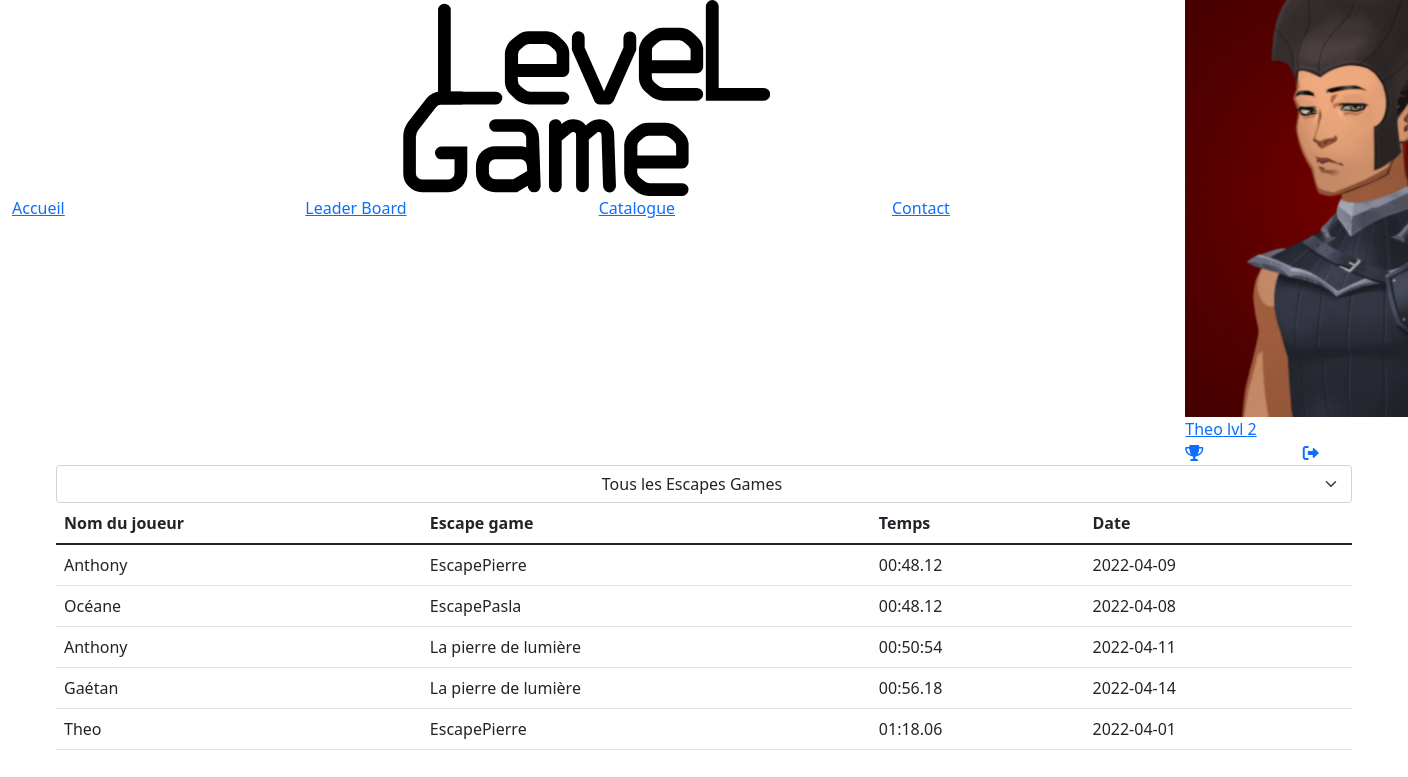
The page /?p=leaderboard (signed in) on the database its author committed.
### tables this page shows
CREATE TABLE IF NOT EXISTS `user` (
  `idUser` int(11) NOT NULL AUTO_INCREMENT,
  `nom` varchar(47) NOT NULL,
  `email` varchar(100) NOT NULL,
  `mdp` varchar(61) NOT NULL,
  `niveau` int(11) NOT NULL,
  `adresse` varchar(60) NOT NULL,
  `cp` int(11) NOT NULL,
  `ville` varchar(60) NOT NULL,
  `admin` tinyint(1) DEFAULT NULL,
  PRIMARY KEY (`idUser`),
  KEY `niveau` (`niveau`) USING BTREE
);

CREATE TABLE IF NOT EXISTS `jouer` (
  `idUser` int(11) DEFAULT NULL,
  `idEscape` int(11) DEFAULT NULL,
  `date` date NOT NULL,
  `temps` varchar(10) NOT NULL,
  `note` int(5) DEFAULT NULL,
  `message` varchar(100) DEFAULT NULL,
  KEY `idUser` (`idUser`),
  KEY `idEscape` (`idEscape`)
);

CREATE TABLE IF NOT EXISTS `escapegame` (
  `idEscape` int(11) NOT NULL AUTO_INCREMENT,
  `nom` varchar(50) NOT NULL,
  `niveau` int(11) NOT NULL,
  `idType` int(11) NOT NULL,
  `adresse` varchar(60) NOT NULL,
  `cp` int(11) NOT NULL,
  `ville` varchar(60) NOT NULL,
  `description` text,
  PRIMARY KEY (`idEscape`),
  KEY `idType` (`idType`),
  KEY `niveau` (`niveau`)
);

### public/index.php (called while the page is built, shortened)
<?php
require_once "../src/core/rooter.php";
require "views/layout.php";
?>

### src/models/entity/User.php (called while the page is built, shortened)
<?php
class User{
    protected $nom;
    protected $niveau;
    public function getNom()
    {
        return $this->nom;
    }
    public function setNom($nom)
    {
        $this->nom = $nom;
        return $this;
    }
    public function getNiveau()
    {
        return $this->niveau;
    }
    public function setNiveau($niveau)
    {
        $this->niveau = $niveau;
        return $this;
    }
}
?>

### src/models/BddConnection.php (called while the page is built, shortened)
<?php
class BddConnection{
	protected $serveur = "localhost";
	protected $bdd 	= "blocb";
	protected $user = "root";
	protected $password = "";
	protected function getconnect(){
		try{
			$db = new PDO("mysql:host=$this->serveur;dbname=$this->bdd;charset=utf8",$this->user,$this->password);
			return $db;
		}
		catch(PDOException $erreur){
		return "Erreur : ". $erreur->getMessage();
		}
	}
	public function specifique($table,$champ,$id){
		$db = $this->getconnect();
		$sql = "SELECT * FROM $table WHERE $champ = :id";
		$rst = $db->prepare($sql);
		$rst->execute([":id" => $id]);
		return  $rst->fetchAll(PDO::FETCH_ASSOC);
	}
	public function createLeaderboard($filtre){
		$db = $this->getconnect();
		if($filtre == ""){
			$sql = "SELECT user.nom as nomuser,escapegame.nom as nomescape,jouer.temps,jouer.date
			FROM `jouer`
			INNER JOIN `escapegame` ON jouer.idEscape =escapegame.idEscape
			INNER JOIN `user` ON jouer.idUser = user.idUser
			ORDER BY jouer.temps;";
		}
		$rst = $db->prepare($sql);
		$rst->execute();
		return  $rst->fetchAll(PDO::FETCH_ASSOC);
	}
}
?>

### src/models/repository/JouerRepo.php (called while the page is built, shortened)
<?php
class JouerRepo extends BddConnection{
    public function StatsAll($filtre = ""){
        return $this->createLeaderboard($filtre);
    }
}
?>

### src/models/entity/Escapegame.php (called while the page is built, shortened)
<?php
class Escapegame{
    protected $nom;
    public function getNom()
    {
        return $this->nom;
    }
    public function setNom($nom)
    {
        $this->nom = $nom;
        return $this;
    }
}
?>

### src/models/entity/Jouer.php (called while the page is built, shortened)
<?php
class Jouer{
   protected $date;
   protected $temps;
   public function getDate()
   {
      return $this->date;
   }
   public function setDate($date)
   {
      $this->date = $date;
      return $this;
   }
   public function getTemps()
   {
      return $this->temps;
   }
   public function setTemps($temps)
   {
      $this->temps = $temps;
      return $this;
   }
}

### src/models/repository/UserRepo.php (called while the page is built, shortened)
<?php
class UserRepo extends BddConnection{
    protected $dataUserSelected;
    protected function getUserByChamp($typeChamp, $valueToSearch){
        return $this->specifique("user", $typeChamp, $valueToSearch);
    }
   public function setUserByChamp($champ , $nomChamp ){
       $tab = $this->getUserByChamp($champ , $nomChamp);
       $this->dataUserSelected = new User();
       $this->dataUserSelected->setIdUser($tab[0]["idUser"])
                ->setNom($tab[0]["nom"])
                ->setMail($tab[0]["email"])
                ->setMdp($tab[0]["mdp"])
                ->setNiveau($tab[0]["niveau"])
                ->setAdresse($tab[0]["adresse"])
                ->setCp($tab[0]["cp"])
                ->setVille($tab[0]["ville"])
                ->setAdmin($tab[0]["admin"]);
        return $this;
   }
    public function getDataUserSelected(){
        return $this->dataUserSelected;
    }
}
?>

### src/controller/leaderboard.php (the view, shortened to what this page needs)
<?php
$Leaderboard = [];
if(empty($_POST['SelectOption'])){
    $option = "";
}else{
    $option = $_POST['SelectOption'];
}
$appelbdd = new JouerRepo();
$leaderboard = $appelbdd->StatsAll($option);
foreach ($leaderboard as $key => $value){
    $jouer = new Jouer();
    $jouer->setDate($value["date"]);
    $jouer->setTemps($value["temps"]);
    $user = new User();
    $user->setNom($value["nomuser"]);
    $escape = new Escapegame();
    $escape->setNom($value["nomescape"]);
    array_push($Leaderboard, [$jouer, $user, $escape]);
}
$htmlLeaderboard = "";
foreach($Leaderboard as $key => $value){
    $htmlLeaderboard .= "<tr>"."<td>".$value[1]->getNom()."</td>"."<td>".$value[2]->getNom()."</td>"."<td>".$value[0]->getTemps()."</td>"."<td>".$value[0]->getDate()."</td>"."</tr>";
}
require("../public/views/leaderboard.php");
?>

### public/views/layout.php (shortened to what this page needs)
<!DOCTYPE html>
<html lang="en">
<head>
    <link rel="stylesheet/less" href="views/style/reset.less">
    <link href="https://cdn.jsdelivr.net/npm/bootstrap@5.1.3/dist/css/bootstrap.min.css" rel="stylesheet">
    <link rel="stylesheet" href="https://cdnjs.cloudflare.com/ajax/libs/font-awesome/6.0.0-beta3/css/all.min.css"/>
    <link rel="stylesheet/less" href="views/style/style.less">
</head>
<body>
<header class="container-fluid">
    <div class="header">
        <div class="row AZERTY">
            <div class="col-10 menu">
                <div class="row">
                    <div class="offset-4 col-4 logo">
                        <a href="#">
                        </a>
                    </div>
                </div>
                    <div class="row liens">
                        <a href="?p=accueil"class="col-3" >Accueil</a>
                        <a href="?p=leaderboard"class="col-3" >Leader Board</a>
                        <a href="?p=catalogue"class="col-3" >Catalogue</a>
                    <a href="?p=contact"class="col-3" >Contact</a>
                    </div>
                </div>
                <?php
                $compte = $_SESSION['compte'] ?? "";
                if($compte) :
                    $userRepo = new UserRepo();
                    $userRepo->setUserByChamp("email",$session->GetCompte()["email"] );
                    $try = $userRepo->getDataUserSelected(); ?>
                        <div class="col-2 connecter">
                            <a href="?p=infos" class="avatar">
                                <img src="views/style/img/avatar<?= $try->getNiveau();?>.png" alt="">
                                <span class="user"><?php
                                echo($try->getNom()); ?></span>
                                <span class="niveau">lvl&nbsp<?= $try->getNiveau(); ?></span>
                            </a>
                            <div class="userconnecter">
                                <div class="row">
                                    <a href="?p=stats" class="col-6"><i class="fas fa-trophy"></i></a>
                                    <a href="?p=login" class="col-6"><i class="fa-solid fa-right-from-bracket"></i></a>
                                </div>
                            </div>
                        </div>
                <?php endif ?>
            </div>
         </div>
</header>
    <?= $page_content;?>
</body>
</html>

### rows shown on the page
user: nom "Theo", niveau "2"
jouer: idUser.nom "Anthony", idEscape.nom "EscapePierre", temps "00:48.12", date "2022-04-09"
jouer: idUser.nom "Océane", idEscape.nom "EscapePasla", temps "00:48.12", date "2022-04-08"
jouer: idUser.nom "Anthony", idEscape.nom "La pierre de lumière", temps "00:50:54", date "2022-04-11"
jouer: idUser.nom "Gaétan", idEscape.nom "La pierre de lumière", temps "00:56.18", date "2022-04-14"
jouer: idUser.nom "Theo", idEscape.nom "EscapePierre", temps "01:18.06", date "2022-04-01"
